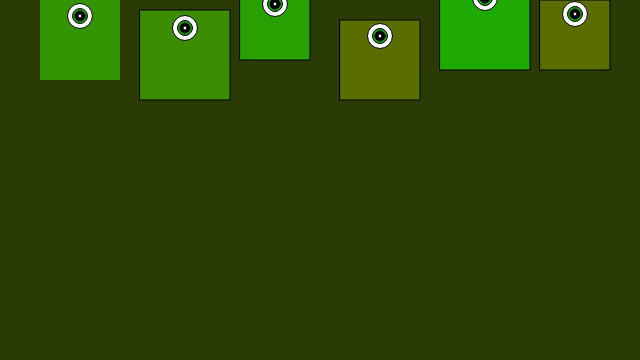
Frame 1 (no input)
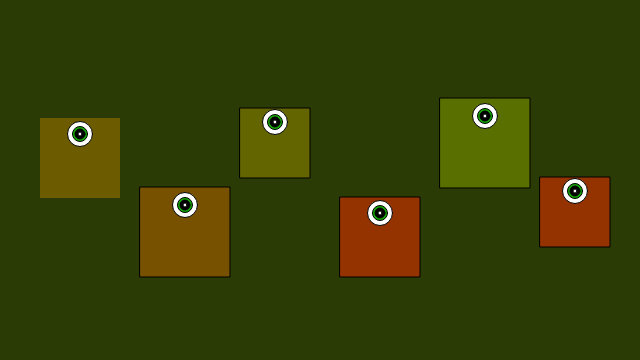
Frame 60 (no input)
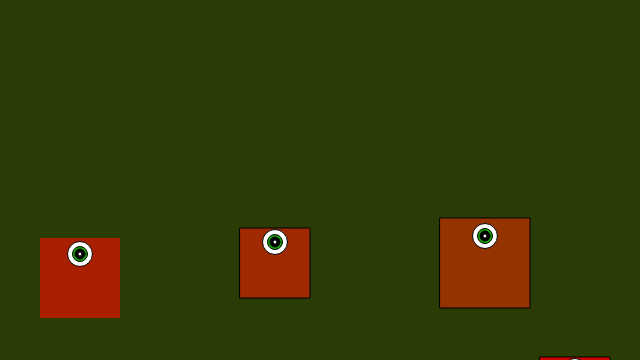
Frame 120 (the mouse pressed at the canvas centre since frame 60)

The p5.js sketch that drew these frames (run headless with seeded random() and noise() and a simulated clock; from frame 60 on, the mouse is pressed at the canvas centre):

// p5.js sketch
// ── sketch.js
/*
	array with animation
	10.23.2019
*/

var sizes = [80, 90, 70, 80, 90, 70];
var position = [0, 10, -10, 20, -20, 0];
var speed = [2, 3, 2, 3, 2, 3];
var r = [50,60,40,90,30,90];

function setup() {
	createCanvas(640, 360);
}

function draw() {
	background(43, 59, 6);
	noStroke();
	
	for (let i = 0; i < sizes.length; i++) {
		apples(40 + i * 100, position[i], sizes[i], r[i]);
		
		position[i] += speed[i];
        r[i] += 1;
	}
    
}

function apples(x, y, s, r) {
    
	fill(r, 200-r, 0);
    rect(x, y, s, s);
	stroke("black");
    fill('white')
    ellipse(x + s/2, y + s/5, 25, 25);
    fill('#16A806')
    ellipse(x + s/2, y + s/5, 15, 15);
    fill("black")
    ellipse(x + s/2, y + s/5, 10, 10);
    fill("white")
    ellipse(x + s/2, y + s/5, 4, 4);
    

	

}
